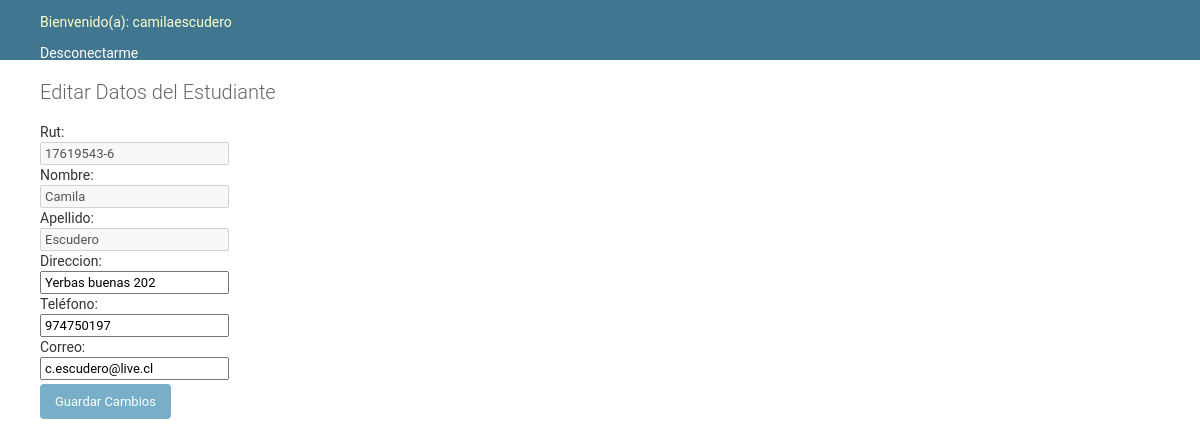
/nave/editar_estudiante/ (signed in), run on the app's committed database.
### polls/models.py (models this page shows, shortened)
class Estudiante(models.Model):
    username = models.CharField(max_length=50, unique=True, null=True)
    nombre = models.CharField(max_length=50)
    apellidoPaterno = models.CharField(max_length=50)
    apellidoMaterno = models.CharField(max_length=50)
    telefono = models.CharField(max_length=20,null = True)
    rut = models.CharField(max_length=10, unique=True)
    direccion = models.CharField(max_length=50)
    correoElectronico = models.CharField(max_length=50)

### polls/views.py (the view)
# urls.py: url('editar_estudiante/', views.editar_estudiante, name='editar_estudiante'),
def editar_estudiante(request):
    if request.user.is_authenticated():
        estudiante2 = Estudiante.objects.get(username = request.user.username)
        context = {
            'estudiante': estudiante2
        }
        return render(request, 'polls/editar_estudiante.html', context)
    else:
        return render(request, 'polls/sin_autorizacion.html')

### polls/templates/polls/editar_estudiante.html (shortened to what this page needs)
{% extends 'base2.html' %}
{% load static %}
{% if user.profile.role == 1%}
    {% block branding %}
            <p>Bienvenido(a): {{ user.get_username }}</p>
            <p><a href="{% url 'logout'%}?next=/nave">Desconectarme</a></p>
    {% endblock %}
    {% block content %}
    </head>
    <body>
    <div class="container">
        <h1>Editar Datos del Estudiante</h1>
        <div>
            <form action="/nave/guardar_estudiante/" method="post">
                <div>
                    <div>
                        <div>
                            <label>Rut:</label>
                        </div>
                        <div>
                            <input class="form-control" value="{{ estudiante.rut }}" disabled>
                        </div>
                    </div>
                    <div>
                        <div>
                            <label>Nombre:</label>
                        </div>
                        <div>
                            <input name="nombre" class="form-control" value="{{ estudiante.nombre }}" disabled>
                        </div>
                    </div>
                    <div>
                        <div>
                            <label>Apellido:</label>
                        </div>
                        <div>
                            <input name="apellido" class="form-control" value="{{ estudiante.apellidoPaterno }}" disabled>
                        </div>
                    </div>
                    <div>
                        <div>
                            <label>Direccion:</label>
                        </div>
                        <div>
                            <input name="direccion" class="form-control" value="{{ estudiante.direccion }}">
                        </div>
                    </div>
                      <div>
                        <div>
                            <label>Teléfono:</label>
                        </div>
                        <div>
                            <input name="telefono" class="form-control" value="{{ estudiante.telefono }}">
                        </div>
                    </div>
                    <div>
                        <div>
                            <label>Correo:</label>
                        </div>
                        <div>
                            <input name="correo" class="form-control" value="{{ estudiante.correoElectronico }}">
                        </div>
                    </div>
                </div>
                <input type="submit" class="btn btn-primary" value="Guardar Cambios">
            </form>
        </div>
    </div>
    <body>
    {% endblock %}
{% else %}
    <li>No tiene permiso para ver este sitio</li>
    <form action="/nave/" method="get">
        <input type="submit" class="btn btn-primary" value="Volver">
    </form>
{% endif %}

### polls/static/polls/base.css (style rules this page uses)
body { margin: 0; padding: 0; font-size: 14px; font-family: "Roboto","Lucida Grande","DejaVu Sans","Bitstream Vera Sans",Verdana,Arial,sans-serif; color: #333; background: #fff; }
a:link, a:visited { color: #447e9b; text-decoration: none; }
p, ol, ul, dl { margin: .2em 0 .8em 0; }
p { padding: 0; line-height: 140%; }
h1,h2,h3,h4,h5 { font-weight: bold; }
h1 { margin: 0 0 20px; font-weight: 300; font-size: 20px; color: #666; }
form { margin: 0; padding: 0; }
input, textarea, select, .form-row p, form .button { margin: 2px 0; padding: 2px 3px; vertical-align: middle; font-family: "Roboto", "Lucida Grande", Verdana, Arial, sans-serif; font-weight: normal; font-size: 13px; }
.button, input[type=submit], input[type=button], .submit-row input, a.button { background: #79aec8; padding: 10px 15px; border: none; border-radius: 4px; color: #fff; cursor: pointer; }
#header a:link, #header a:visited { color: #fff; }

### data on the page
Estudiante: rut "17619543-6", nombre "Camila", apellido "Escudero", direccion "Yerbas buenas 202", telefono "974750197", correo "c.escudero@live.cl"

### other printed values
{{ user.get_username }} "camilaescudero"
